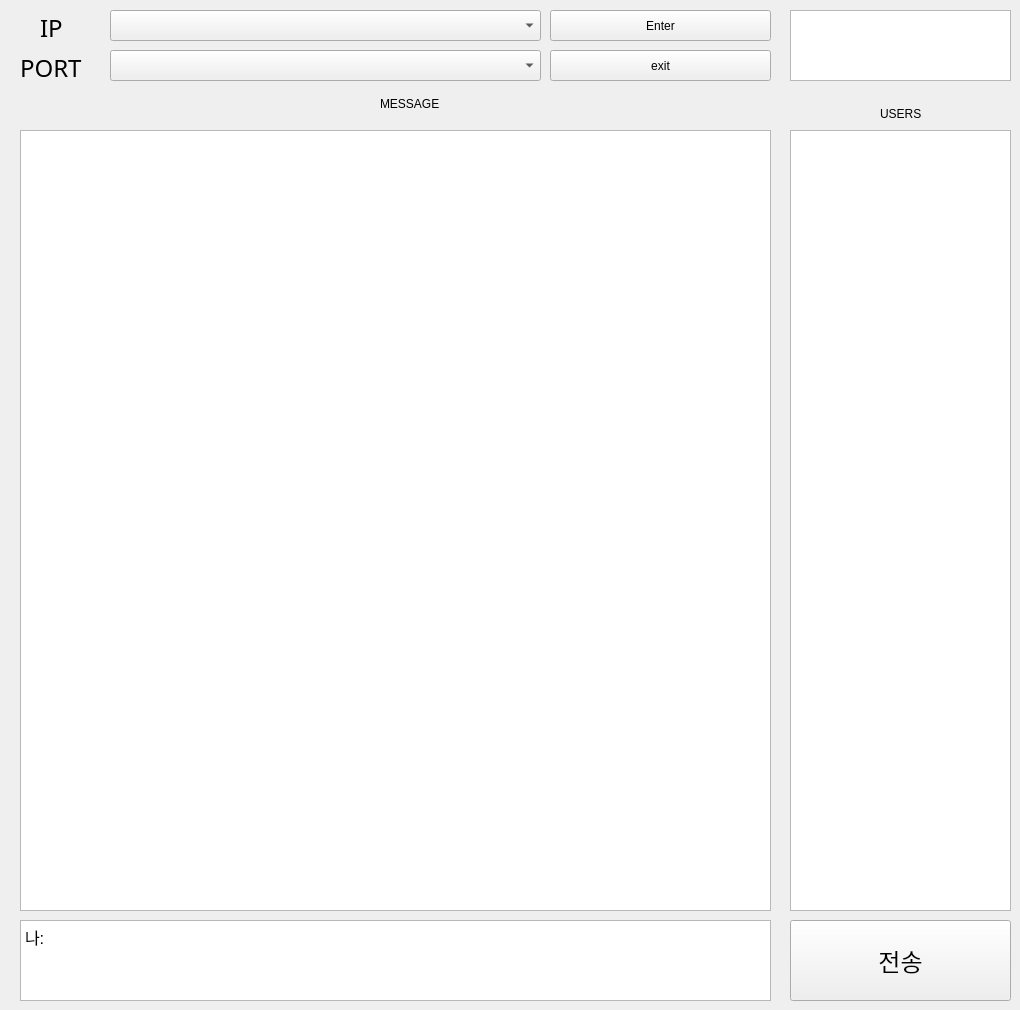
      <widget class="QWidget" name="Client_Tab">
       <attribute name="title">
        <string>Client</string>
       </attribute>
       <widget class="QTextBrowser" name="Cli_Message_Browser">
        <property name="geometry">
         <rect>
          <x>20</x>
          <y>130</y>
          <width>751</width>
          <height>781</height>
         </rect>
        </property>
       </widget>
       <widget class="QToolButton" name="Entere_Button">
        <property name="geometry">
         <rect>
          <x>550</x>
          <y>10</y>
          <width>221</width>
          <height>31</height>
         </rect>
        </property>
        <property name="text">
         <string>Enter</string>
        </property>
       </widget>
       <widget class="QComboBox" name="Cli_PORT_ComboBox">
        <property name="geometry">
         <rect>
          <x>110</x>
          <y>50</y>
          <width>431</width>
          <height>31</height>
         </rect>
        </property>
       </widget>
       <widget class="QTextBrowser" name="Cli_UserList_Browser">
        <property name="geometry">
         <rect>
          <x>790</x>
          <y>130</y>
          <width>221</width>
          <height>781</height>
         </rect>
        </property>
        <property name="html">
         <string>&lt;!DOCTYPE HTML PUBLIC &quot;-//W3C//DTD HTML 4.0//EN&quot; &quot;http://www.w3.org/TR/REC-html40/strict.dtd&quot;&gt;
&lt;html&gt;&lt;head&gt;&lt;meta name=&quot;qrichtext&quot; content=&quot;1&quot; /&gt;&lt;style type=&quot;text/css&quot;&gt;
p, li { white-space: pre-wrap; }
&lt;/style&gt;&lt;/head&gt;&lt;body style=&quot; font-family:'Agency FB'; font-size:12pt; font-weight:400; font-style:normal;&quot;&gt;
&lt;p align=&quot;center&quot; style=&quot;-qt-paragraph-type:empty; margin-top:0px; margin-bottom:0px; margin-left:0px; margin-right:0px; -qt-block-indent:0; text-indent:0px;&quot;&gt;&lt;br /&gt;&lt;/p&gt;&lt;/body&gt;&lt;/html&gt;</string>
        </property>
       </widget>
       <widget class="QTextEdit" name="Cli_Chat_Edit">
        <property name="geometry">
         <rect>
          <x>20</x>
          <y>920</y>
          <width>751</width>
          <height>81</height>
         </rect>
        </property>
        <property name="html">
         <string>&lt;!DOCTYPE HTML PUBLIC &quot;-//W3C//DTD HTML 4.0//EN&quot; &quot;http://www.w3.org/TR/REC-html40/strict.dtd&quot;&gt;
&lt;html&gt;&lt;head&gt;&lt;meta name=&quot;qrichtext&quot; content=&quot;1&quot; /&gt;&lt;style type=&quot;text/css&quot;&gt;
p, li { white-space: pre-wrap; }
&lt;/style&gt;&lt;/head&gt;&lt;body style=&quot; font-family:'Agency FB'; font-size:12pt; font-weight:400; font-style:normal;&quot;&gt;
&lt;p style=&quot; margin-top:0px; margin-bottom:0px; margin-left:0px; margin-right:0px; -qt-block-indent:0; text-indent:0px;&quot;&gt;나:&lt;/p&gt;&lt;/body&gt;&lt;/html&gt;</string>
        </property>
       </widget>
       <widget class="QLabel" name="Cli_IP_Label">
        <property name="geometry">
         <rect>
          <x>40</x>
          <y>10</y>
          <width>32</width>
          <height>36</height>
         </rect>
        </property>
        <property name="font">
         <font>
          <family>HY나무B</family>
          <pointsize>18</pointsize>
         </font>
        </property>
        <property name="text">
         <string>IP</string>
        </property>
       </widget>
       <widget class="QTextBrowser" name="Cli_Time_Browser">
        <property name="geometry">
         <rect>
          <x>790</x>
          <y>10</y>
          <width>221</width>
          <height>71</height>
         </rect>
        </property>
        <property name="html">
         <string>&lt;!DOCTYPE HTML PUBLIC &quot;-//W3C//DTD HTML 4.0//EN&quot; &quot;http://www.w3.org/TR/REC-html40/strict.dtd&quot;&gt;
&lt;html&gt;&lt;head&gt;&lt;meta name=&quot;qrichtext&quot; content=&quot;1&quot; /&gt;&lt;style type=&quot;text/css&quot;&gt;
p, li { white-space: pre-wrap; }
&lt;/style&gt;&lt;/head&gt;&lt;body style=&quot; font-family:'Agency FB'; font-size:12pt; font-weight:400; font-style:normal;&quot;&gt;
&lt;p align=&quot;center&quot; style=&quot;-qt-paragraph-type:empty; margin-top:0px; margin-bottom:0px; margin-left:0px; margin-right:0px; -qt-block-indent:0; text-indent:0px;&quot;&gt;&lt;br /&gt;&lt;/p&gt;&lt;/body&gt;&lt;/html&gt;</string>
        </property>
       </widget>
       <widget class="QComboBox" name="Cli_IP_ComboBox">
        <property name="geometry">
         <rect>
          <x>110</x>
          <y>10</y>
          <width>431</width>
          <height>31</height>
         </rect>
        </property>
       </widget>
       <widget class="QLabel" name="Cli_PORT_Label">
        <property name="geometry">
         <rect>
          <x>20</x>
          <y>50</y>
          <width>81</width>
          <height>36</height>
         </rect>
        </property>
        <property name="font">
         <font>
          <family>HY나무B</family>
          <pointsize>18</pointsize>
         </font>
        </property>
        <property name="text">
         <string>PORT</string>
        </property>
       </widget>
       <widget class="QToolButton" name="Cli_Trans_Button">
        <property name="geometry">
         <rect>
          <x>790</x>
          <y>920</y>
          <width>221</width>
          <height>81</height>
         </rect>
        </property>
        <property name="font">
         <font>
          <pointsize>18</pointsize>
         </font>
        </property>
        <property name="text">
         <string>전송</string>
        </property>
       </widget>
       <widget class="QToolButton" name="Exit_Button">
        <property name="geometry">
         <rect>
          <x>550</x>
          <y>50</y>
          <width>221</width>
          <height>31</height>
         </rect>
        </property>
        <property name="text">
         <string>exit</string>
        </property>
       </widget>
       <widget class="QLabel" name="Cli_Message_Label">
        <property name="geometry">
         <rect>
          <x>380</x>
          <y>90</y>
          <width>69</width>
          <height>28</height>
         </rect>
        </property>
        <property name="font">
         <font>
          <weight>50</weight>
          <bold>false</bold>
         </font>
        </property>
        <property name="layoutDirection">
         <enum>Qt::LeftToRight</enum>
        </property>
        <property name="frameShape">
         <enum>QFrame::NoFrame</enum>
        </property>
        <property name="text">
         <string>MESSAGE</string>
        </property>
       </widget>
       <widget class="QLabel" name="Cli_LOGO_Label">
        <property name="geometry">
         <rect>
          <x>880</x>
          <y>100</y>
          <width>48</width>
          <height>28</height>
         </rect>
        </property>
        <property name="font">
         <font>
          <weight>50</weight>
          <bold>false</bold>
         </font>
        </property>
        <property name="layoutDirection">
         <enum>Qt::LeftToRight</enum>
        </property>
        <property name="frameShape">
         <enum>QFrame::NoFrame</enum>
        </property>
        <property name="text">
         <string>USERS</string>
        </property>
       </widget>
      </widget>
